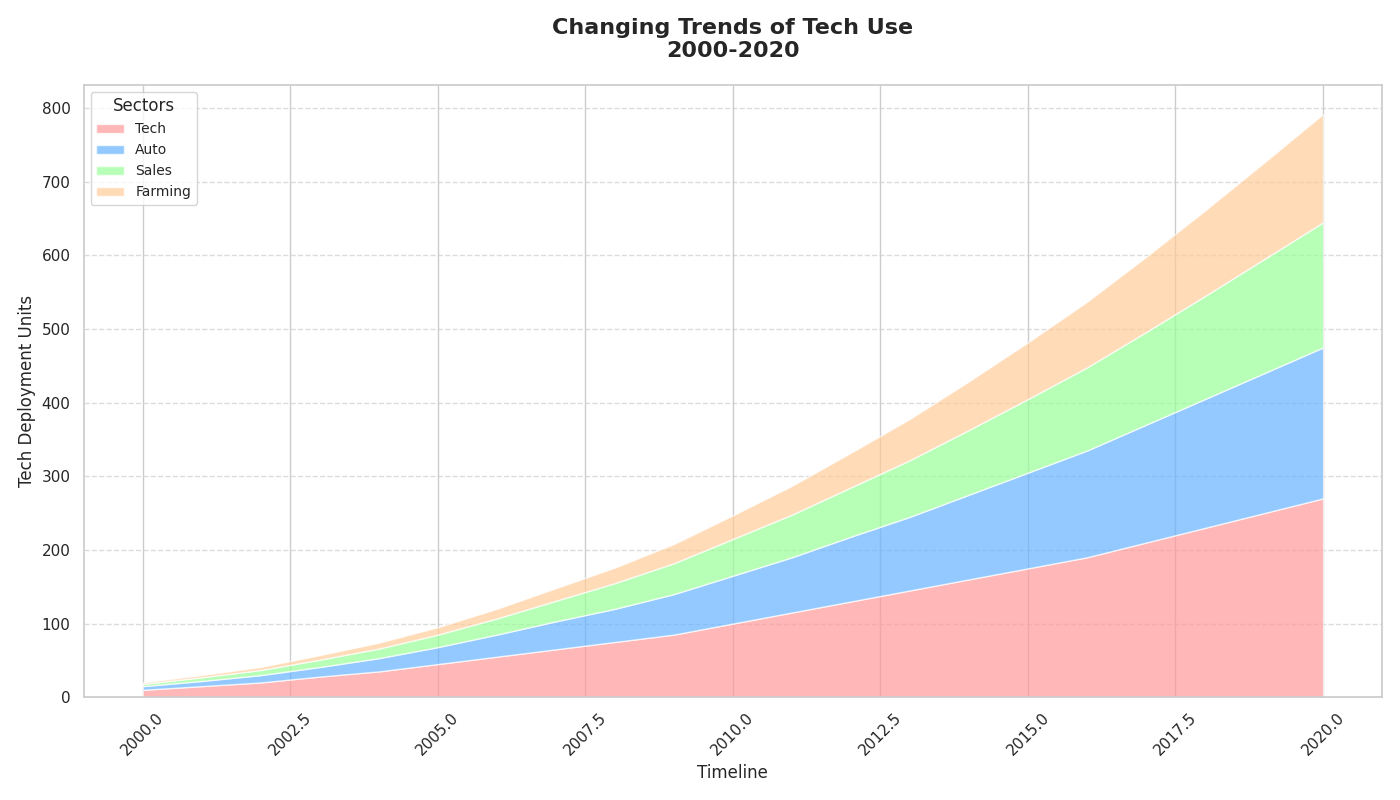

The script that drew this image:
import matplotlib.pyplot as plt
import numpy as np

years = np.arange(2000, 2021)

manufacturing = np.array([10, 15, 20, 28, 35, 45, 55, 65, 75, 85, 100, 115, 130, 145, 160, 175, 190, 210, 230, 250, 270])
healthcare = np.array([5, 7, 10, 13, 18, 23, 30, 38, 45, 55, 65, 75, 88, 100, 115, 130, 145, 160, 175, 190, 205])
retail = np.array([3, 5, 7, 10, 13, 17, 22, 28, 35, 42, 50, 58, 67, 77, 88, 100, 113, 126, 140, 155, 170])
agriculture = np.array([2, 3, 4, 6, 8, 10, 13, 17, 21, 26, 32, 39, 47, 56, 66, 77, 89, 102, 116, 131, 147])

plt.figure(figsize=(14, 8))
plt.stackplot(years, manufacturing, healthcare, retail, agriculture,
              labels=['Tech', 'Auto', 'Sales', 'Farming'],
              colors=['#FF9999', '#66B3FF', '#99FF99', '#FFCC99'], alpha=0.7)

plt.title("Changing Trends of Tech Use\n2000-2020", fontsize=16, fontweight='bold', pad=20)
plt.xlabel("Timeline", fontsize=12)
plt.ylabel("Tech Deployment Units", fontsize=12)

plt.legend(loc='upper left', fontsize=10, title="Sectors")

plt.xticks(rotation=45)
plt.grid(axis='y', linestyle='--', alpha=0.7)

plt.tight_layout()
plt.show()
